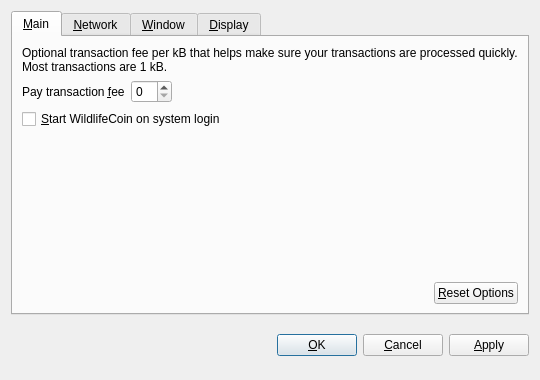
<?xml version="1.0" encoding="UTF-8"?>
<ui version="4.0">
 <class>OptionsDialog</class>
 <widget class="QDialog" name="OptionsDialog">
  <property name="geometry">
   <rect>
    <x>0</x>
    <y>0</y>
    <width>540</width>
    <height>380</height>
   </rect>
  </property>
  <property name="windowTitle">
   <string>Options</string>
  </property>
  <property name="modal">
   <bool>true</bool>
  </property>
  <layout class="QVBoxLayout" name="verticalLayout">
   <item>
    <widget class="QTabWidget" name="tabWidget">
     <property name="tabPosition">
      <enum>QTabWidget::North</enum>
     </property>
     <property name="currentIndex">
      <number>0</number>
     </property>
     <widget class="QWidget" name="tabMain">
      <attribute name="title">
       <string>&amp;Main</string>
      </attribute>
      <layout class="QVBoxLayout" name="verticalLayout_Main">
       <item>
        <widget class="QLabel" name="transactionFeeInfoLabel">
         <property name="text">
          <string>Optional transaction fee per kB that helps make sure your transactions are processed quickly. Most transactions are 1 kB.</string>
         </property>
         <property name="textFormat">
          <enum>Qt::PlainText</enum>
         </property>
         <property name="wordWrap">
          <bool>true</bool>
         </property>
        </widget>
       </item>
       <item>
        <layout class="QHBoxLayout" name="horizontalLayout_1_Main">
         <item>
          <widget class="QLabel" name="transactionFeeLabel">
           <property name="text">
            <string>Pay transaction &amp;fee</string>
           </property>
           <property name="textFormat">
            <enum>Qt::PlainText</enum>
           </property>
           <property name="buddy">
            <cstring>transactionFee</cstring>
           </property>
          </widget>
         </item>
         <item>
          <widget class="BitcoinAmountField" name="transactionFee"/>
         </item>
         <item>
          <spacer name="horizontalSpacer_1_Main">
           <property name="orientation">
            <enum>Qt::Horizontal</enum>
           </property>
           <property name="sizeHint" stdset="0">
            <size>
             <width>40</width>
             <height>20</height>
            </size>
           </property>
          </spacer>
         </item>
        </layout>
       </item>
       <item>
        <widget class="QCheckBox" name="bitcoinAtStartup">
         <property name="toolTip">
          <string>Automatically start WildlifeCoin after logging in to the system.</string>
         </property>
         <property name="text">
          <string>&amp;Start WildlifeCoin on system login</string>
         </property>
        </widget>
       </item>
       <item>
        <spacer name="verticalSpacer_Main">
         <property name="orientation">
          <enum>Qt::Vertical</enum>
         </property>
         <property name="sizeHint" stdset="0">
          <size>
           <width>20</width>
           <height>40</height>
          </size>
         </property>
        </spacer>
       </item>
       <item>
        <layout class="QHBoxLayout" name="horizontalLayout_2_Main">
         <item>
          <spacer name="horizontalSpacer_2_Main">
           <property name="orientation">
            <enum>Qt::Horizontal</enum>
           </property>
           <property name="sizeHint" stdset="0">
            <size>
             <width>40</width>
             <height>20</height>
            </size>
           </property>
          </spacer>
         </item>
         <item>
          <widget class="QPushButton" name="resetButton">
           <property name="toolTip">
            <string>Reset all client options to default.</string>
           </property>
           <property name="text">
            <string>&amp;Reset Options</string>
           </property>
           <property name="autoDefault">
            <bool>false</bool>
           </property>
          </widget>
         </item>
        </layout>
       </item>
      </layout>
     </widget>
     <widget class="QWidget" name="tabNetwork">
      <attribute name="title">
       <string>&amp;Network</string>
      </attribute>
      <layout class="QVBoxLayout" name="verticalLayout_Network">
       <item>
        <widget class="QCheckBox" name="mapPortUpnp">
         <property name="toolTip">
          <string>Automatically open the WildlifeCoin client port on the router. This only works when your router supports UPnP and it is enabled.</string>
         </property>
         <property name="text">
          <string>Map port using &amp;UPnP</string>
         </property>
        </widget>
       </item>
       <item>
        <widget class="QCheckBox" name="connectSocks">
         <property name="toolTip">
          <string>Connect to the WildlifeCoin network through a SOCKS proxy (e.g. when connecting through Tor).</string>
         </property>
         <property name="text">
          <string>&amp;Connect through SOCKS proxy:</string>
         </property>
        </widget>
       </item>
       <item>
        <layout class="QHBoxLayout" name="horizontalLayout_Network">
         <item>
          <widget class="QLabel" name="proxyIpLabel">
           <property name="text">
            <string>Proxy &amp;IP:</string>
           </property>
           <property name="textFormat">
            <enum>Qt::PlainText</enum>
           </property>
           <property name="buddy">
            <cstring>proxyIp</cstring>
           </property>
          </widget>
         </item>
         <item>
          <widget class="QValidatedLineEdit" name="proxyIp">
           <property name="maximumSize">
            <size>
             <width>140</width>
             <height>16777215</height>
            </size>
           </property>
           <property name="toolTip">
            <string>IP address of the proxy (e.g. 127.0.0.1)</string>
           </property>
          </widget>
         </item>
         <item>
          <widget class="QLabel" name="proxyPortLabel">
           <property name="text">
            <string>&amp;Port:</string>
           </property>
           <property name="textFormat">
            <enum>Qt::PlainText</enum>
           </property>
           <property name="buddy">
            <cstring>proxyPort</cstring>
           </property>
          </widget>
         </item>
         <item>
          <widget class="QLineEdit" name="proxyPort">
           <property name="maximumSize">
            <size>
             <width>55</width>
             <height>16777215</height>
            </size>
           </property>
           <property name="toolTip">
            <string>Port of the proxy (e.g. 9050)</string>
           </property>
          </widget>
         </item>
         <item>
          <widget class="QLabel" name="socksVersionLabel">
           <property name="text">
            <string>SOCKS &amp;Version:</string>
           </property>
           <property name="textFormat">
            <enum>Qt::PlainText</enum>
           </property>
           <property name="buddy">
            <cstring>socksVersion</cstring>
           </property>
          </widget>
         </item>
         <item>
          <widget class="QValueComboBox" name="socksVersion">
           <property name="toolTip">
            <string>SOCKS version of the proxy (e.g. 5)</string>
           </property>
          </widget>
         </item>
         <item>
          <spacer name="horizontalSpacer_Network">
           <property name="orientation">
            <enum>Qt::Horizontal</enum>
           </property>
           <property name="sizeHint" stdset="0">
            <size>
             <width>40</width>
             <height>20</height>
            </size>
           </property>
          </spacer>
         </item>
        </layout>
       </item>
       <item>
        <spacer name="verticalSpacer_Network">
         <property name="orientation">
          <enum>Qt::Vertical</enum>
         </property>
         <property name="sizeHint" stdset="0">
          <size>
           <width>20</width>
           <height>40</height>
          </size>
         </property>
        </spacer>
       </item>
      </layout>
     </widget>
     <widget class="QWidget" name="tabWindow">
      <attribute name="title">
       <string>&amp;Window</string>
      </attribute>
      <layout class="QVBoxLayout" name="verticalLayout_Window">
       <item>
        <widget class="QCheckBox" name="minimizeToTray">
         <property name="toolTip">
          <string>Show only a tray icon after minimizing the window.</string>
         </property>
         <property name="text">
          <string>&amp;Minimize to the tray instead of the taskbar</string>
         </property>
        </widget>
       </item>
       <item>
        <widget class="QCheckBox" name="minimizeOnClose">
         <property name="toolTip">
          <string>Minimize instead of exit the application when the window is closed. When this option is enabled, the application will be closed only after selecting Quit in the menu.</string>
         </property>
         <property name="text">
          <string>M&amp;inimize on close</string>
         </property>
        </widget>
       </item>
       <item>
        <spacer name="verticalSpacer_Window">
         <property name="orientation">
          <enum>Qt::Vertical</enum>
         </property>
         <property name="sizeHint" stdset="0">
          <size>
           <width>20</width>
           <height>40</height>
          </size>
         </property>
        </spacer>
       </item>
      </layout>
     </widget>
     <widget class="QWidget" name="tabDisplay">
      <attribute name="title">
       <string>&amp;Display</string>
      </attribute>
      <layout class="QVBoxLayout" name="verticalLayout_Display">
       <item>
        <layout class="QHBoxLayout" name="horizontalLayout_1_Display">
         <item>
          <widget class="QLabel" name="langLabel">
           <property name="text">
            <string>User Interface &amp;language:</string>
           </property>
           <property name="textFormat">
            <enum>Qt::PlainText</enum>
           </property>
           <property name="buddy">
            <cstring>lang</cstring>
           </property>
          </widget>
         </item>
         <item>
          <widget class="QValueComboBox" name="lang">
           <property name="toolTip">
            <string>The user interface language can be set here. This setting will take effect after restarting WildlifeCoin.</string>
           </property>
          </widget>
         </item>
        </layout>
       </item>
       <item>
        <layout class="QHBoxLayout" name="horizontalLayout_2_Display">
         <item>
          <widget class="QLabel" name="unitLabel">
           <property name="text">
            <string>&amp;Unit to show amounts in:</string>
           </property>
           <property name="textFormat">
            <enum>Qt::PlainText</enum>
           </property>
           <property name="buddy">
            <cstring>unit</cstring>
           </property>
          </widget>
         </item>
         <item>
          <widget class="QValueComboBox" name="unit">
           <property name="toolTip">
            <string>Choose the default subdivision unit to show in the interface and when sending coins.</string>
           </property>
          </widget>
         </item>
        </layout>
       </item>
       <item>
        <widget class="QCheckBox" name="displayAddresses">
         <property name="toolTip">
          <string>Whether to show WildlifeCoin addresses in the transaction list or not.</string>
         </property>
         <property name="text">
          <string>&amp;Display addresses in transaction list</string>
         </property>
        </widget>
       </item>
       <item>
        <widget class="QCheckBox" name="coinControlFeatures">
         <property name="toolTip">
          <string>Whether to show coin control features or not.</string>
         </property>
         <property name="text">
          <string>Display coin &amp;control features (experts only!)</string>
         </property>
        </widget>
       </item>
       <item>
        <spacer name="verticalSpacer_Display">
         <property name="orientation">
          <enum>Qt::Vertical</enum>
         </property>
         <property name="sizeHint" stdset="0">
          <size>
           <width>20</width>
           <height>40</height>
          </size>
         </property>
        </spacer>
       </item>
      </layout>
     </widget>
    </widget>
   </item>
   <item>
    <layout class="QHBoxLayout" name="horizontalLayout_Buttons">
     <item>
      <spacer name="horizontalSpacer_1">
       <property name="orientation">
        <enum>Qt::Horizontal</enum>
       </property>
       <property name="sizeHint" stdset="0">
        <size>
         <width>40</width>
         <height>48</height>
        </size>
       </property>
      </spacer>
     </item>
     <item>
      <widget class="QLabel" name="statusLabel">
       <property name="font">
        <font>
         <weight>75</weight>
         <bold>true</bold>
        </font>
       </property>
       <property name="text">
        <string/>
       </property>
       <property name="textFormat">
        <enum>Qt::PlainText</enum>
       </property>
       <property name="wordWrap">
        <bool>true</bool>
       </property>
      </widget>
     </item>
     <item>
      <spacer name="horizontalSpacer_2">
       <property name="orientation">
        <enum>Qt::Horizontal</enum>
       </property>
       <property name="sizeHint" stdset="0">
        <size>
         <width>40</width>
         <height>48</height>
        </size>
       </property>
      </spacer>
     </item>
     <item>
      <widget class="QPushButton" name="okButton">
       <property name="text">
        <string>&amp;OK</string>
       </property>
      </widget>
     </item>
     <item>
      <widget class="QPushButton" name="cancelButton">
       <property name="text">
        <string>&amp;Cancel</string>
       </property>
       <property name="autoDefault">
        <bool>false</bool>
       </property>
      </widget>
     </item>
     <item>
      <widget class="QPushButton" name="applyButton">
       <property name="text">
        <string>&amp;Apply</string>
       </property>
       <property name="autoDefault">
        <bool>false</bool>
       </property>
      </widget>
     </item>
    </layout>
   </item>
  </layout>
 </widget>
 <customwidgets>
  <customwidget>
   <class>BitcoinAmountField</class>
   <extends>QSpinBox</extends>
   <header>bitcoinamountfield.h</header>
  </customwidget>
  <customwidget>
   <class>QValueComboBox</class>
   <extends>QComboBox</extends>
   <header>qvaluecombobox.h</header>
  </customwidget>
  <customwidget>
   <class>QValidatedLineEdit</class>
   <extends>QLineEdit</extends>
   <header>qvalidatedlineedit.h</header>
  </customwidget>
 </customwidgets>
 <resources/>
 <connections/>
</ui>
